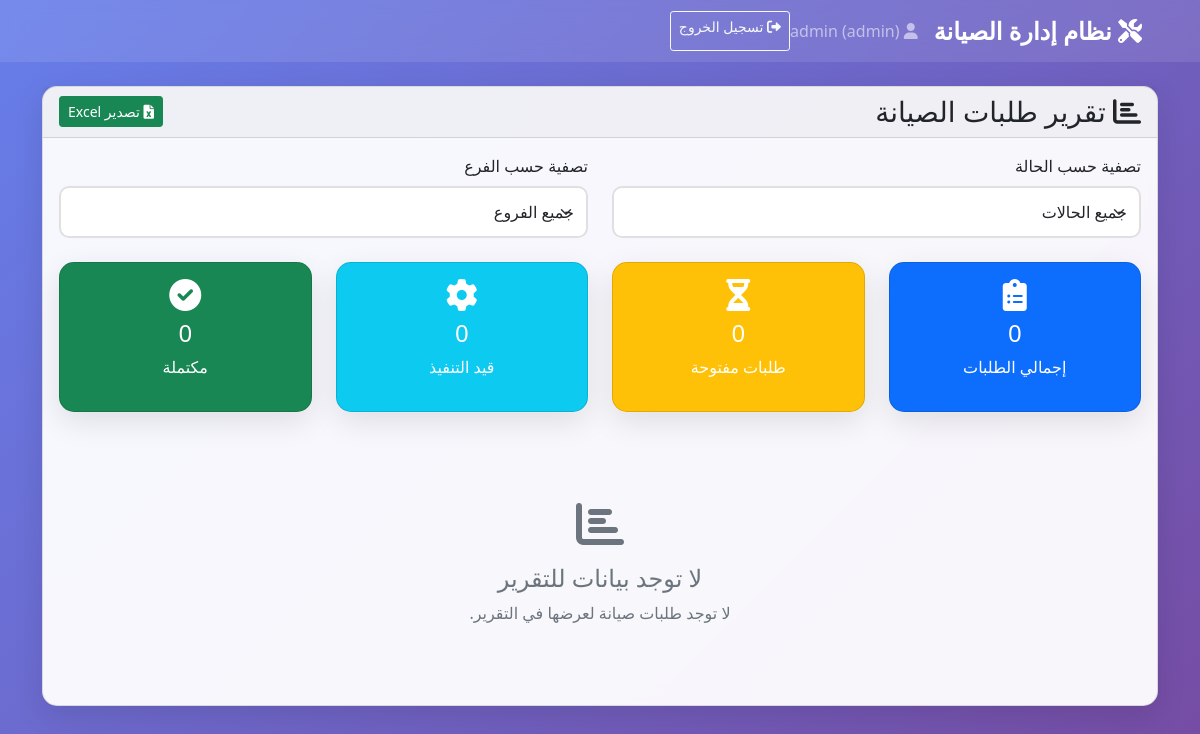
The page /report (signed in) on the database as committed earlier.
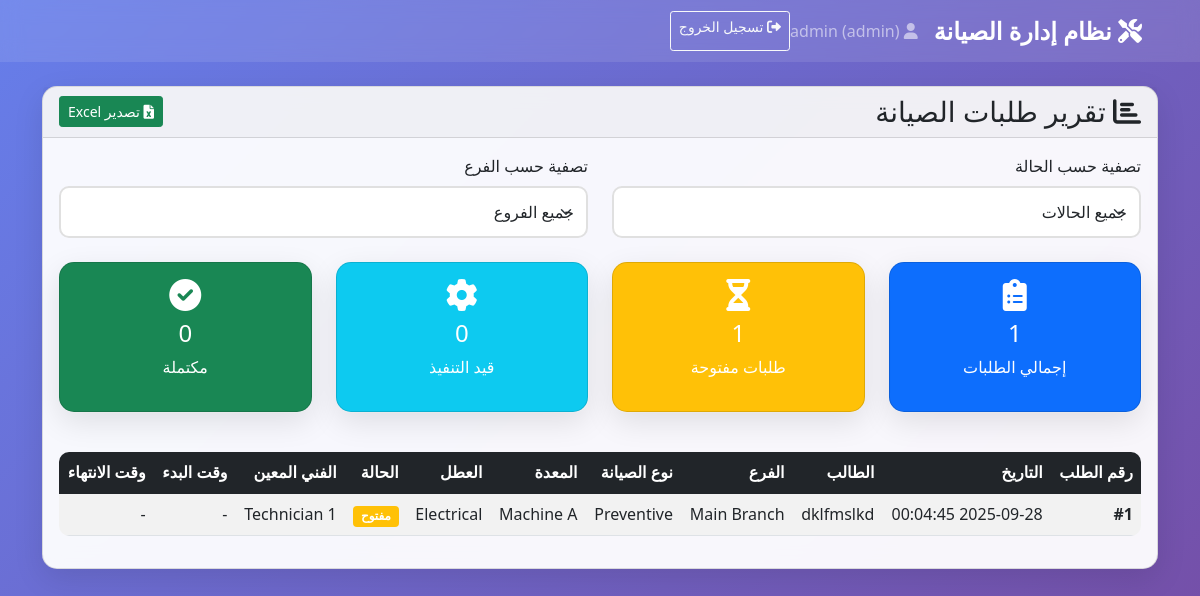
The same page on the database as committed later.
### tables this page shows
CREATE TABLE MaintenanceRequests (
                request_id INTEGER PRIMARY KEY AUTOINCREMENT,
                request_date TEXT NOT NULL,
                requester_name TEXT NOT NULL,
                phone_number TEXT NOT NULL,
                branch TEXT NOT NULL,
                maintenance_type TEXT NOT NULL,
                equipment_name TEXT NOT NULL,
                fault_type TEXT NOT NULL,
                notes TEXT,
                assigned_technician TEXT,
                status TEXT NOT NULL DEFAULT 'open',
                start_time TEXT,
                end_time TEXT
            );

### web_app.py (the view)
@app.route('/report')
def report():
    if 'user_role' not in session or session['user_role'] not in ['engineer', 'admin']:
        flash('غير مصرح لك بالوصول إلى هذه الصفحة', 'error')
        return redirect(url_for('index'))
    requests = get_requests()
    return render_template('report.html', requests=requests)

### web_app.py (called while the page is built)
def execute_query(query, params=(), fetch=False, many=False):
    conn = sqlite3.connect(DB_PATH)
    cursor = conn.cursor()
    try:
        if many:
            cursor.executemany(query, params)
        else:
            cursor.execute(query, params)
        conn.commit()
        if fetch:
            return cursor.fetchall()
        return cursor.lastrowid
    except sqlite3.Error as e:
        print("DB error:", e)
        return None
    finally:
        conn.close()

def get_requests():
    return execute_query("SELECT * FROM MaintenanceRequests", fetch=True) or []

### templates/report.html (shortened to what this page needs)
{% extends "base.html" %}
{% block content %}
<div class="card">
    <div class="card-header d-flex justify-content-between align-items-center">
        <h3 class="card-title mb-0">
            <i class="fas fa-chart-bar"></i> تقرير طلبات الصيانة
        </h3>
        <a href="{{ url_for('export_excel') }}" class="btn btn-success btn-sm">
            <i class="fas fa-file-excel"></i> تصدير Excel
        </a>
    </div>
    <div class="card-body">
        <div class="row mb-4">
            <div class="col-md-6">
                <label for="statusFilter" class="form-label">تصفية حسب الحالة</label>
                <select class="form-select" id="statusFilter">
                    <option value="">جميع الحالات</option>
                </select>
            </div>
            <div class="col-md-6">
                <label for="branchFilter" class="form-label">تصفية حسب الفرع</label>
                <select class="form-select" id="branchFilter">
                    <option value="">جميع الفروع</option>
                </select>
            </div>
        </div>
        <div class="row mb-4">
            <div class="col-md-3 col-sm-6 mb-3">
                <div class="card bg-primary text-white">
                    <div class="card-body text-center">
                        <i class="fas fa-clipboard-list fa-2x mb-2"></i>
                        <h4 id="total-count">{{ requests|length }}</h4>
                        <p>إجمالي الطلبات</p>
                    </div>
                </div>
            </div>
            <div class="col-md-3 col-sm-6 mb-3">
                <div class="card bg-warning text-white">
                    <div class="card-body text-center">
                        <i class="fas fa-hourglass-half fa-2x mb-2"></i>
                        <h4 id="open-count">{{ requests|selectattr('10', 'equalto', 'open')|list|length }}</h4>
                        <p>طلبات مفتوحة</p>
                    </div>
                </div>
            </div>
            <div class="col-md-3 col-sm-6 mb-3">
                <div class="card bg-info text-white">
                    <div class="card-body text-center">
                        <i class="fas fa-cog fa-2x mb-2"></i>
                        <h4 id="progress-count">{{ requests|selectattr('10', 'equalto', 'in_progress')|list|length }}</h4>
                        <p>قيد التنفيذ</p>
                    </div>
                </div>
            </div>
            <div class="col-md-3 col-sm-6 mb-3">
                <div class="card bg-success text-white">
                    <div class="card-body text-center">
                        <i class="fas fa-check-circle fa-2x mb-2"></i>
                        <h4 id="closed-count">{{ requests|selectattr('10', 'equalto', 'closed')|list|length }}</h4>
                        <p>مكتملة</p>
                    </div>
                </div>
            </div>
        </div>
        {% if requests %}
        <div class="table-responsive">
            <table class="table table-striped table-hover" id="requestsTable">
                <thead class="table-dark">
                    <tr>
                        <th>رقم الطلب</th>
                        <th>التاريخ</th>
                        <th>الطالب</th>
                        <th>الفرع</th>
                        <th>نوع الصيانة</th>
                        <th>المعدة</th>
                        <th>العطل</th>
                        <th>الحالة</th>
                        <th>الفني المعين</th>
                        <th>وقت البدء</th>
                        <th>وقت الانتهاء</th>
                    </tr>
                </thead>
                <tbody>
                    {% for request in requests %}
                    <tr data-status="{{ request[10] }}" data-branch="{{ request[4] }}">
                        <td><strong>#{{ request[0] }}</strong></td>
                        <td>{{ request[1] }}</td>
                        <td>{{ request[2] }}</td>
                        <td>{{ request[4] }}</td>
                        <td>{{ request[5] }}</td>
                        <td>{{ request[6] }}</td>
                        <td>{{ request[7] }}</td>
                        <td>
                            {% if request[10] == 'open' %}
                                <span class="badge bg-warning">مفتوح</span>
                            {% elif request[10] == 'in_progress' %}
                                <span class="badge bg-info">قيد التنفيذ</span>
                            {% elif request[10] == 'waiting' %}
                                <span class="badge bg-secondary">انتظار</span>
                            {% elif request[10] == 'closed' %}
                                <span class="badge bg-success">مغلق</span>
                            {% else %}
                                <span class="badge bg-light text-dark">{{ request[10] }}</span>
                            {% endif %}
                        </td>
                        <td>{{ request[9] or 'غير معين' }}</td>
                        <td>{{ request[11] or '-' }}</td>
                        <td>{{ request[12] or '-' }}</td>
                    </tr>
                    {% endfor %}
                </tbody>
            </table>
        </div>
        {% else %}
        <div class="text-center py-5">
            <i class="fas fa-chart-bar fa-3x text-muted mb-3"></i>
            <h4 class="text-muted">لا توجد بيانات للتقرير</h4>
            <p class="text-muted">لا توجد طلبات صيانة لعرضها في التقرير.</p>
        </div>
        {% endif %}
    </div>
</div>
{% endblock %}

### templates/base.html (shortened to what this page needs)
<!DOCTYPE html>
<html lang="ar" dir="rtl">
<head>
    <link href="https://cdn.jsdelivr.net/npm/bootstrap@5.1.3/dist/css/bootstrap.min.css" rel="stylesheet">
    <link href="https://cdnjs.cloudflare.com/ajax/libs/font-awesome/6.0.0/css/all.min.css" rel="stylesheet">
</head>
<body>
    <nav class="navbar navbar-expand-lg navbar-dark" style="background: rgba(255,255,255,0.1); backdrop-filter: blur(10px);">
        <div class="container">
            <a class="navbar-brand" href="{{ url_for('index') }}">
                <i class="fas fa-tools"></i> نظام إدارة الصيانة
            </a>
            {% if session.user_role %}
            <div class="navbar-nav ms-auto">
                <span class="navbar-text me-3">
                    <i class="fas fa-user"></i> {{ session.username }} ({{ session.user_role }})
                </span>
                <a class="btn btn-outline-light btn-sm" href="{{ url_for('logout') }}">
                    <i class="fas fa-sign-out-alt"></i> تسجيل الخروج
                </a>
            </div>
            {% endif %}
        </div>
    </nav>
    <div class="container mt-4">
        {% block content %}{% endblock %}
    </div>
</body>
</html>

### templates/base.html (style rules this page uses)
body { font-family: 'Segoe UI', Tahoma, Geneva, Verdana, sans-serif; background: linear-gradient(135deg, #667eea 0%, #764ba2 100%); min-height: 100vh; direction: rtl; }
.navbar-brand { font-weight: bold; font-size: 1.5em; }
.card { border-radius: 15px; box-shadow: 0 10px 30px rgba(0,0,0,0.1); backdrop-filter: blur(10px); background: rgba(255, 255, 255, 0.95); }
.form-control, .form-select { border-radius: 10px; border: 2px solid #e0e0e0; padding: 12px; }
.table { background: white; border-radius: 10px; overflow: hidden; }

Rows that differ between the two databases and show on the page:
added MaintenanceRequests: request_id "1", request_date "2025-09-28 00:04:45", requester_name "dklfmslkd", branch "Main Branch", maintenance_type "Preventive", equipment_name "Machine A", fault_type "Electrical", status "مفتوح", assigned_technician "Technician 1", request "-"
Other text that changed with them:
{{ requests|length }}: "0" → "1"
{{ requests|selectattr('10', 'equalto', 'open')|list|length }}: "0" → "1"
text no longer shown: "لا توجد بيانات للتقرير لا توجد طلبات صيانة لعرضها في التقرير."
text now shown: "رقم الطلب التاريخ الطالب الفرع نوع الصيانة المعدة العطل الحالة الفني المعين وقت البدء وقت الانتهاء"
